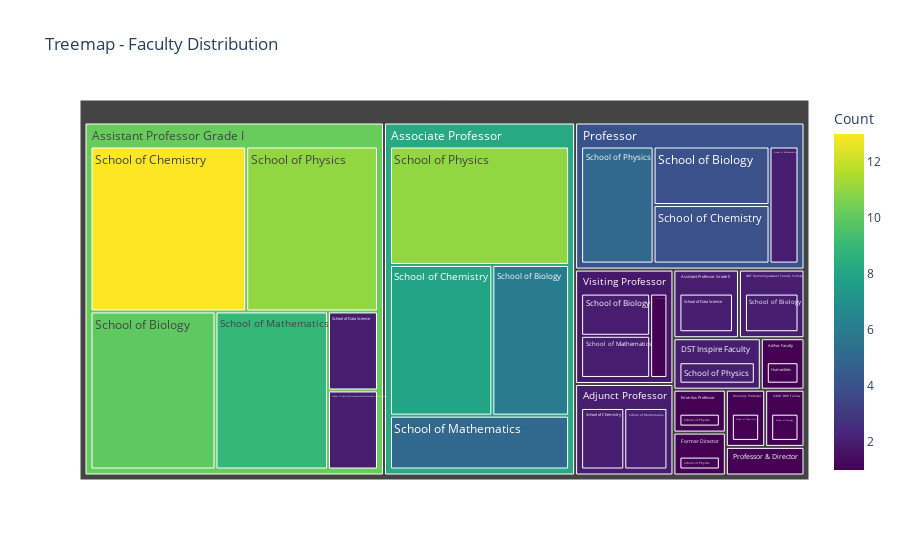

Notebook code for this chart:
### Code cell
import pandas as pd
import plotly.express as px

# Replace 'your_file.csv' with the actual path to your CSV file
csv_file_path = r"C:\Users\Sirsha\Desktop\IDC\project\IISER_TVM.csv"

# Read the CSV file into a DataFrame
df = pd.read_csv(csv_file_path)

# Assuming the column names are 'Faculty Name', 'Designation', 'Department'
# You may need to adjust these names based on your actual column names
name_col = 'Faculty Name'
desig_col = 'Designation'
dept_col = 'Department'

# Group the DataFrame by both 'Designation' and 'Department' columns and count faculty
grouped_df = df.groupby([desig_col, dept_col]).size().reset_index(name='Count')

# Create a treemap using plotly.express
fig = px.treemap(
    grouped_df,
    path=[desig_col, dept_col],
    values='Count',
    title='Treemap - Faculty Distribution',
    hover_data=['Count'],
    color='Count',
    color_continuous_scale='viridis',  # Choose a colormap
)

# Show the plot
fig.show()

### Figure 1 — Plotly figure (JSON) as saved in the notebook; plotly's stock layout.template omitted (floating-point values rounded to 4 significant figures)
{"data": [{"branchvalues": "total", "customdata": [[1, 1], [10, 10], [6, 6], [2, 2], [1, 1], [4, 4], [2, 2], [2, 2], [13, 13], [8, 8], [1, 1], [4, 4], [1, 1], [1, 1], [2, 2], [2, 2], [2, 2], [2, 2], [9, 9], [5, 5], [2, 2], [2, 2], [11, 11], [11, 11], [2, 2], [1, 1], [1, 1], [5, 5], [1, 1], [2, 2], [10.19, 10.19], [2, 2], [8.2, 8.2], [2, 2], [2, 2], [1, 1], [1, 1], [1, 1], [1, 1], [4.067, 4.067], [1, 1], [1.8, 1.8]], "domain": {"x": [0, 1], "y": [0, 1]}, "hovertemplate": "labels=%{label}<br>Count_sum=%{value}<br>parent=%{parent}<br>id=%{id}<br>Count=%{color}<extra></extra>", "ids": ["Ad-hoc Faculty/Humanities", "Assistant Professor Grade I/School of Biology", "Associate Professor/School of Biology", "DBT Ramalingaswami Faculty Fellow/School of Biology", "ICMR -DHR Fellow/School of Biology", "Professor/School of Biology", "Visiting Professor/School of Biology", "Adjunct Professor/School of Chemistry", "Assistant Professor Grade I/School of Chemistry", "Associate Professor/School of Chemistry", "Honorary Professor/School of Chemistry", "Professor/School of Chemistry", "Professor & Director/School of Chemistry", "Visiting Professor/School of Chemistry", "Assistant Professor Grade I/School of Data Science", "Assistant Professor Grade II/School of Data Science", "Assistant Professor Grade I/School of Earth Environmental& Sustainability Sciences", "Adjunct Professor/School of Mathematics", "Assistant Professor Grade I/School of Mathematics", "Associate Professor/School of Mathematics", "Professor/School of Mathematics", "Visiting Professor/School of Mathematics", "Assistant Professor Grade I/School of Physics", "Associate Professor/School of Physics", "DST Inspire Faculty/School of Physics", "Emeritus Professor/School of Physics", "Former Director/School of Physics", "Professor/School of Physics", "Ad-hoc Faculty", "Adjunct Professor", "Assistant Professor Grade I", "Assistant Professor Grade II", "Associate Professor", "DBT Ramalingaswami Faculty Fellow", "DST Inspire Faculty", "Emeritus Professor", "Former Director", "Honorary Professor", "ICMR -DHR Fellow", "Professor", "Professor & Director", "Visiting Professor"], "labels": ["Humanities", "School of Biology", "School of Biology", "School of Biology", "School of Biology", "School of Biology", "School of Biology", "School of Chemistry", "School of Chemistry", "School of Chemistry", "School of Chemistry", "School of Chemistry", "School of Chemistry", "School of Chemistry", "School of Data Science", "School of Data Science", "School of Earth Environmental& Sustainability Sciences", "School of Mathematics", "School of Mathematics", "School of Mathematics", "School of Mathematics", "School of Mathematics", "School of Physics", "School of Physics", "School of Physics", "School of Physics", "School of Physics", "School of Physics", "Ad-hoc Faculty", "Adjunct Professor", "Assistant Professor Grade I", "Assistant Professor Grade II", "Associate Professor", "DBT Ramalingaswami Faculty Fellow", "DST Inspire Faculty", "Emeritus Professor", "Former Director", "Honorary Professor", "ICMR -DHR Fellow", "Professor", "Professor & Director", "Visiting Professor"], "marker": {"coloraxis": "coloraxis", "colors": [1, 10, 6, 2, 1, 4, 2, 2, 13, 8, 1, 4, 1, 1, 2, 2, 2, 2, 9, 5, 2, 2, 11, 11, 2, 1, 1, 5, 1, 2, 10.19, 2, 8.2, 2, 2, 1, 1, 1, 1, 4.067, 1, 1.8]}, "name": "", "parents": ["Ad-hoc Faculty", "Assistant Professor Grade I", "Associate Professor", "DBT Ramalingaswami Faculty Fellow", "ICMR -DHR Fellow", "Professor", "Visiting Professor", "Adjunct Professor", "Assistant Professor Grade I", "Associate Professor", "Honorary Professor", "Professor", "Professor & Director", "Visiting Professor", "Assistant Professor Grade I", "Assistant Professor Grade II", "Assistant Professor Grade I", "Adjunct Professor", "Assistant Professor Grade I", "Associate Professor", "Professor", "Visiting Professor", "Assistant Professor Grade I", "Associate Professor", "DST Inspire Faculty", "Emeritus Professor", "Former Director", "Professor", "", "", "", "", "", "", "", "", "", "", "", "", "", ""], "type": "treemap", "values": [1, 10, 6, 2, 1, 4, 2, 2, 13, 8, 1, 4, 1, 1, 2, 2, 2, 2, 9, 5, 2, 2, 11, 11, 2, 1, 1, 5, 1, 4, 47, 2, 30, 2, 2, 1, 1, 1, 1, 15, 1, 5]}], "layout": {"coloraxis": {"colorbar": {"title": {"text": "Count"}}, "colorscale": [[0, "#440154"], [0.1111, "#482878"], [0.2222, "#3e4989"], [0.3333, "#31688e"], [0.4444, "#26828e"], [0.5556, "#1f9e89"], [0.6667, "#35b779"], [0.7778, "#6ece58"], [0.8889, "#b5de2b"], [1, "#fde725"]]}, "legend": {"tracegroupgap": 0}, "title": {"text": "Treemap - Faculty Distribution"}}}
